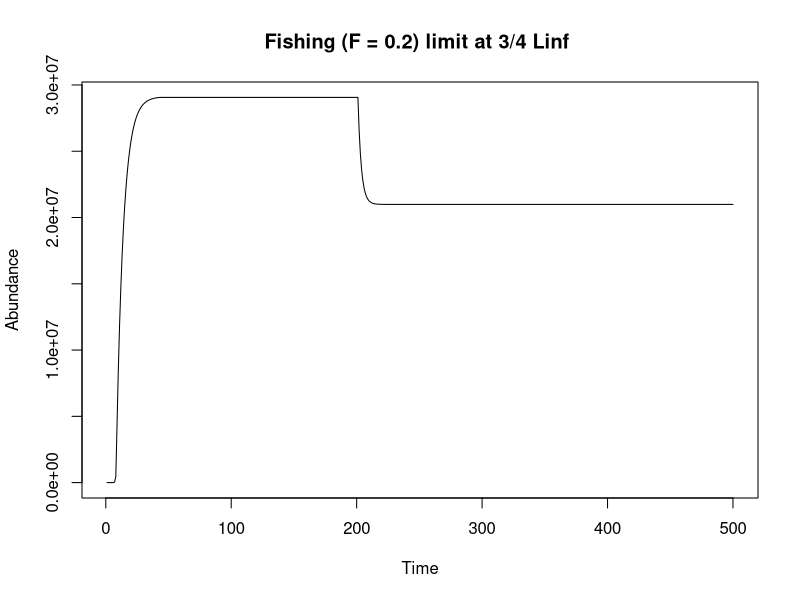

Recreate this plot in R.
rm(list=ls(all=TRUE))
library(reshape)
 #library(ggplot2)
 library(plyr)
library(fields)

#Model parameters:
Npop=100  #initial pop size (not important)
Tmax=500 #max years
Tfishing=200 #when we start fishing
Trecovery=500 #stop fishing 
  
  fishatmat=F # this switches which type of fishing (and graphing) we choose. If true, it graphs all life history graphs and age-selective fishing
  #Life history parameters      	
   recruitsize=4
    Amax=40 #max age

 	amat=5.5 #age at maturation - this varies depending on the matration function chosen
	Linf=99 #max size
	 fishingsize = .75*Linf #size-selective fishery threshold size 
        
       k=.2   # Growth function param
	  kappa=0.18   #natural mortality coef  
	 
	 eps=0.3 #natural mortality exp
	  
	  c= 2   #egg prod coef 
	  d=3 #egg &sperm prod exp
	  g = 7000000#sperm prod coef
	  v = 1 #mass-at-size coef
	  wexp =  3  #mass-at-size exp
	  h=1 #sperm fertilization effectiveness
 	    N0 = 100000*Linf       
  	    alpha = .8
  	
  	    q=.8 #maturation ogive steepness (1 = very steep)
  
   mu_f=0.2 #fishing mortality
  #harvest = seq(0, 0.8, by = 0.1)
  harvest=c(0, mu_f)  
   
  fishB=rep(0, length(harvest))
  fishY=rep(0, length(harvest))
  fishP=rep(0, length(harvest))
 Recruits=rep(0, length(harvest))
    
    
    #set up matrices
N=matrix(nrow=Amax, ncol=Tmax, data=0)
 
W=matrix(nrow=Amax, ncol=1, data=1)
L=matrix(nrow=Amax, ncol=1, data=1)
mu=matrix(nrow=Amax, ncol=1, data=0)
E=matrix(nrow=Amax, ncol=Tmax, data=0)
S=matrix(nrow=1, ncol=Tmax, data=0)
P=matrix(nrow=1, ncol=Tmax)
B=matrix(nrow=1, ncol=Tmax)
Y=matrix(nrow=1, ncol=Tmax) 
 
 #set up vectors to hold age-specific variables 
Pmale=rep(0, Amax) #probability of sex change
fert=rep(0, Tmax) #fert probability
pmat=rep(0, Amax) #maturation probability
eggs=rep(0, Amax) #fecundity
mu=rep(0, Amax) #natural mortality
select=rep(0, Amax) #fishery selectivity

N[1, 1]=Npop #initial population size
L[1]=recruitsize #larval size at recruitment
 
 
  
#First: Define the age-specific growth, mortality, and maturation function
  
  for (a in 1:(Amax-1)) {
  	
  	
#GROWTH 
		 
	L[a+1]= Linf*(1-exp(-k)) + (L[a])*exp(-k) #length at age
     W[a]= v*L[a]^wexp #weight at age
     
#natural mortality
   mu[a]= kappa + eps/W[a]  #natural mortality function of Length (Lorenzen curve)
     
 
 #SIZE-DEP MATURATION
    #  pmat[a]= 1/(1+exp(-q*(L[a]-Lmat)))   #probability an indvidual of age a is mature - logistic function of length  


###  AGE-DEP MATURATION:
       pmat[a]= 1/(1+exp(-q*(a-amat))) 
     #pmat[a]=ifelse( a < amat, 0, 1)     #knife edge maturation
     
     
 #FISHING SELECTIVITY    
     #JUST AFTER AGE AT MATURATION
     if(fishatmat==1) {
   select[a] = ifelse( a < amat+1, 0, 1)  #knife edge gear selectivity right after maturation  
        } else {
      #JUST AFTER SIZE AT MATURATION
       #select[a]= ifelse( L[a] < (Lmat), 0, 1)  #gear selectivity same for all fish > maturation
      ##SIZE THRESHOLD
      	select[a] = ifelse(L[a]< fishingsize, 0, 1)     
          }
 #FECUNDITY
       eggs[a]= c*L[a]^wexp #fecundity is a function of individual mass-at-age 
 
   } #end 1st age loop
# plot(mu~W, type="l")


#Now for these age specific rates, simulate pop dynamics through time       
 for(t in 1:(Tmax-1)) {
	 
   
E[,t]=N[, t]*pmat*eggs  #assuming spawning occurs between 1 t and the next
 
P[t]= sum(E[,t])  #assuming fertilization is 100%
  
  	beta= (alpha*P[t]-1)/(N0*P[t])  
    
 N[1,t+1]= alpha*P[t]/(1+beta*P[t]) #this is the N_0 class that is born and enters in the next time step.. 
 
     for (age in 1:(Amax-1)) {
      
   Fishing= if (Tfishing < t & Trecovery > t) {
   				Fishing = select[age]*mu_f } else {
   				Fishing = 0
                     }
    
 	N[age+1,t+1] = N[age, t]*exp(-mu[age]-Fishing)
 	B[t]=sum(N[,t]*W)
 	Y[t]=sum((N[,t]*W) * (1-exp(-mu[age]-Fishing)) *(Fishing/(mu[age]+Fishing)))
 	
 	
 	 #assuming mortality happens after spawning
		
    } #end second age loop
    
   
       } #end t loop
     sums=colSums(N[amat:Amax,]) #calculate spawning popsize at each time
 
    
  LEP_unfished=sum(E[,Tfishing-2])
  LEP_fished=sum(E[,Tfishing+10])
  SPR=LEP_fished/LEP_unfished
 
 if(fishatmat==1) {
 
 quartz()
 par(mfrow=c(3,2))

   plot(1:Amax, L, type="l", main="von Bert growth", ylab="Size", xlab="Age")
    legend("bottomright", legend=c( paste("Linf = ", Linf), paste("von Bert k = ", k)))

   plot(1:(Amax-1), eggs[-Amax]*pmat[-Amax], type="l", main="Age-specific Fecundity", ylab="Number of female progeny", xlab= "Age")
    legend("bottomright", legend=c(paste("50% mature at age", amat)))

   
  P_= 1:N0
  R=alpha*P_/(1+beta*P_)
   plot(P_, R, type="l", main="Beverton Holt Recruitment", xlab="Eggs(t)", ylab="Recruits(t+1)")
    legend("bottomright", legend=c(paste("alpha = ", round(alpha,6)), paste("beta = ", round(beta, 6))))

   
  
   plot(sums[1:(Tmax-1)], N[amat,2:Tmax], main="Stock Recruitment Curve", xlab="Spawners", ylab="1st time spawners", type="l", lwd=1.5)
  #abline(coef=c(0,1),  lwd=.5)
   
    legend("bottomright", legend=c(paste("M = ", kappa)))
  
   
   plot(1:Tmax, sums, type="l", main = "Fishing (F = 0.2) one year after maturity", xlab="Time", ylab="Abundance")
   legend("bottomright", legend=c( paste("Fishing mature fish only: SPR = ", round(SPR, 2))))
  } else {
  
  plot(1:Tmax, sums, type="l", main = "Fishing (F = 0.2) limit at 3/4 Linf ", xlab="Time", ylab="Abundance")
  #legend("bottomright", legend=c( paste("Fishing based on size: SPR = ", round(SPR, 2))))


   }
  
